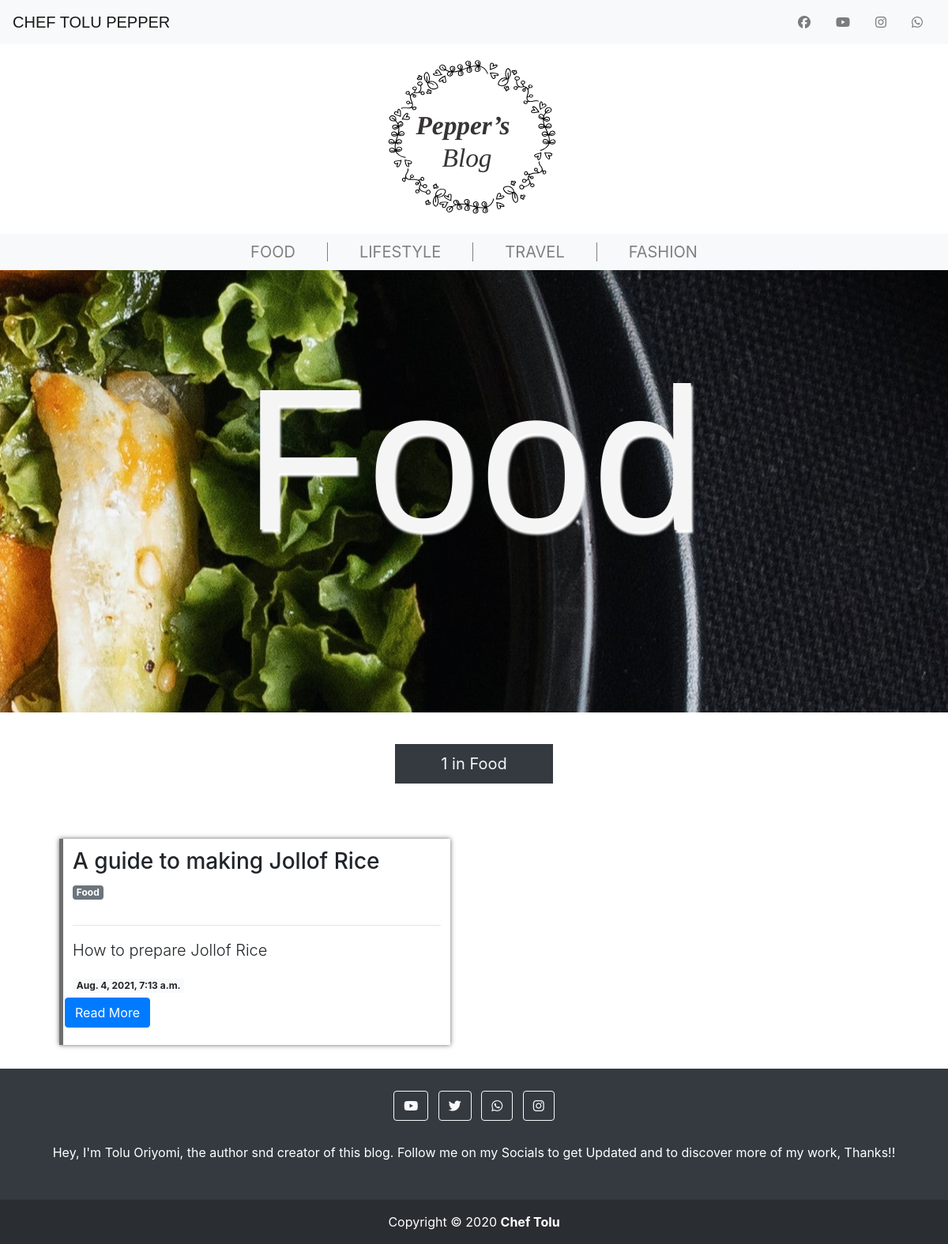
The page /category/Food/ on the database its author committed.
### mainblog/models.py (models this page shows, shortened)
class Category(models.Model):
    name = models.CharField(max_length = 20, verbose_name="category_name")

class Post(models.Model):
    title = models.CharField(max_length=150, verbose_name='Title')
    author = models.ForeignKey(User, on_delete=models.CASCADE, verbose_name='author')
    descr = models.CharField(max_length=200, verbose_name='Description')
    body = models.TextField(verbose_name='Post Body')
    pub_date = models.DateTimeField(auto_now_add=True)
    post_type = models.TextChoices('post_type','Food Travel Lifestyle Fashion')
    category = models.CharField(max_length=20, choices=post_type.choices, default='Food')
    slug = models.SlugField(default="my-post-name", max_length=200)

### mainblog/views.py (the view)
# urls.py: path('category/<str:string>/', PostCategory.as_view(),name='category'),
class PostCategory(generic.ListView):
    model = Post
    template_name = 'mainblog/postCategory.html'
    def get_context_data(self, **kwargs):
        context = super().get_context_data(**kwargs)
        context["posts"] = Post.objects.filter(category=self.kwargs['string'])
        context["category"] = Category.objects.get(name=self.kwargs['string'])
        return context

### mainblog/templates/mainblog/postCategory.html
{% extends 'base-post.html' %}
{% block content %}
    <div ><div class="bg-dark comment-tag">{{ posts|length }} in {{ category.name }}</div></div>
     <div class='post-collective mx-auto' width="600px">
            {% for post in posts %}
               <div class='post-content'>
                    <h3>{{ post.title }}</h3>
                    <p class="badge badge-secondary disabled">{{ post.category }}</p>
                    <hr>
                    <div>
                        <p class="lead">{{ post.descr }}<p>
                        <p class='badge badge-light'>{{ post.pub_date }}</p>
                    </div>
                    <a class="btn btn-primary read-btn" href="{% url 'mainblog:detailpost' post.slug %}">Read More</a>
                </div>
            {% endfor %}
        </div>
{% endblock %}

### mainblog/templates/base-post.html (shortened to what this page needs)
<!DOCTYPE html>
<html lang="en">
    <head>
        {% load static %}
        <link rel="stylesheet" href="{% static 'mainblog/styles.css' %}">
        <link rel="stylesheet" href="path/to/font-awesome/css/font-awesome.min.css">
        <link rel="stylesheet" href="https://stackpath.bootstrapcdn.com/bootstrap/4.4.1/css/bootstrap.min.css">
    </head>
    <body>
        <div class='navbar navbar-expand navbar-light bg-light '>
            <a class='navbar-brand header-name' href="{% url 'mainblog:index' %}">CHEF TOLU PEPPER</a>
                <nav class="navbar-nav ml-auto socials">
                    <li class='nav-item col px-md-2'><a href="#" class='nav-link fab fa-facebook'></a></li>
                    <li class='nav-item col px-md-2'><a href="#" class='nav-link fab fa-youtube'></a></li>
                    <li class='nav-item col px-md-2'><a href="#" class='nav-link fab fa-instagram'></a></li>
                    <li class='nav-item col px-md-2'><a href="#" class='nav-link fab fa-whatsapp'></a></li>
                </nav>
            </div>
        <div>
            <div class='brand-logo'></div>
        </div>
        <div class="navbar navbar-expand-lg navbar-light bg-light">
            <div class="collapse navbar-collapse" id="navbarmenu">
                <ul class='navbar-nav mx-auto'>
                    <li class='nav-item'><a href="{% url 'mainblog:category' 'Food' %}" class="unique-link m-link">FOOD</a></li>
                    <li class='nav-item'><a href="{% url 'mainblog:category' 'Lifestyle' %}" class="custom-link m-link">LIFESTYLE</a></li>
                    <li class='nav-item'><a href="{% url 'mainblog:category' 'Travel' %}" class="custom-link m-link">TRAVEL</a></li>
                    <li class='nav-item'><a href="{% url 'mainblog:category' 'Fashion' %}" class="custom-link m-link">FASHION</a></li>
                </ul>
            </div>
        </div>
        {% if category.name == 'Lifestyle' %}
            <div class="w-100"  style="background-image:url('{% static 'mainblog/images/lifestyle.jpg' %}'); height:70vh; background-position:bottom right; background-attachment: fixed;">
                <p class="category-name">{{ category.name }}</p>
            </div>
        {% elif category.name == 'Food' %}
            <div class="w-100"  style="background-image:url('{% static 'mainblog/images/Food.jpg' %}'); height:70vh; background-position:center right; background-attachment: fixed;">
                <p class="category-name">{{ category.name }}</p>
            </div>
        {% elif category.name == 'Travel' %}
            <div class="w-100"  style="background-image:url('{% static 'mainblog/images/TravelB.jpg' %}'); height:70vh; background-position:center; background-attachment: fixed;">
                <p class="category-name">{{ category.name }}</p>
            </div>
        {% else%}
            <div class="w-100"  style="background-image:url('{% static 'mainblog/images/about.jpg' %}'); height:70vh; background-position:center; background-attachment: fixed;">
                <p class="category-name">{{ category.name }}</p>
            </div>
        {% endif %}
    <div class="container">
        {% block content %}{% endblock %}
    </div>
    <footer class="bg-dark text-center text-white">
        <div class="container p-4">
        <section class="mb-4">
            <a class="btn btn-outline-light btn-floating m-1" href="#!" role="button"
            ><i class="fab fa-youtube"></i
            ></a>
            <a class="btn btn-outline-light btn-floating m-1" href="#!" role="button"
            ><i class="fab fa-twitter"></i
            ></a>
            <a class="btn btn-outline-light btn-floating m-1" href="#!" role="button"
            ><i class="fab fa-whatsapp"></i
            ></a>
            <a class="btn btn-outline-light btn-floating m-1" href="#!" role="button"
            ><i class="fab fa-instagram"></i
            ></a>
        </section>
        <section class="mb-4">
            Hey, I'm Tolu Oriyomi, the author snd creator of this blog. Follow me on my Socials to get Updated and to discover more of my work, Thanks!!
        </section>
        </div>
        <div class="text-center p-3" style="background-color: rgba(0, 0, 0, 0.2);">
         Copyright &copy; 2020 <strong>Chef Tolu</strong>
        </div>
    </footer>
    </body>
</html>

### mainblog/static/mainblog/styles.css (style rules this page uses)
* { padding:0; margin:0; }
body { font-family: -apple-system, BlinkMacSystemFont, 'Segoe UI', Roboto, Oxygen, Ubuntu, Cantarell, 'Open Sans', 'Helvetica Neue', sans-serif; }
.brand-logo { height: 240px; width: 80%; margin: auto; background-image: url('./images/blog_logo.svg'); background-repeat: no-repeat; background-position: center; background-size: contain; }
.read-btn { position: relative; bottom:10px; right:10px; }
.header-name { font-family:'Franklin Gothic Medium', 'Arial Narrow', Arial, sans-serif; }
.category-name { font-size: 16pc; font-family: sans-serif; text-align: center; padding-top: 6vh; color: whitesmoke; text-shadow: 2px 4px 3px rgb(255, 255, 255); }
.custom-link { color: grey; font-size: 20px; border-left: 1px solid gray; padding:0 40px; transition: all 0.7s ease-in; }
.unique-link { color: grey; font-size: 20px; padding:0 40px; transition: all 0.7s ease-in; }
.post-collective { display: grid; grid-template-columns: 1fr 1fr; }
.post-content { min-width: 40%; border-left: 5px solid rgba(30, 28, 31, 0.644); box-shadow: rgba(0, 0, 0, 0.61) 0px 0px 6px; margin: 30px; transition: all 0.6s ease-out; padding: 12px; }
.comment-tag { width: 200px; margin: 40px auto; text-align: center; padding: 10px; color: whitesmoke; font-size: 20px; }

### rows shown on the page
Category: name "Food"
Post: title "A guide to making Jollof Rice", category "Food", descr "How to prepare Jollof Rice", pub_date "Aug. 4, 2021, 7:13 a.m."

### other values the page prints
{{ posts|length }} "1"
